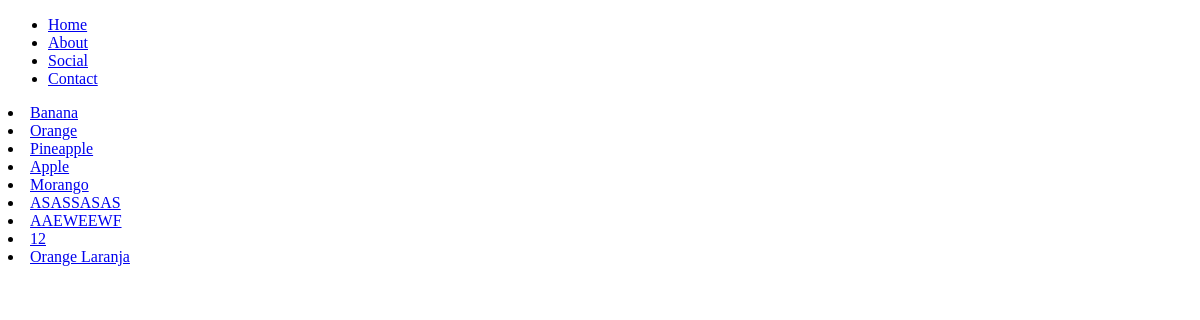
Before: /products/ with the older database file.
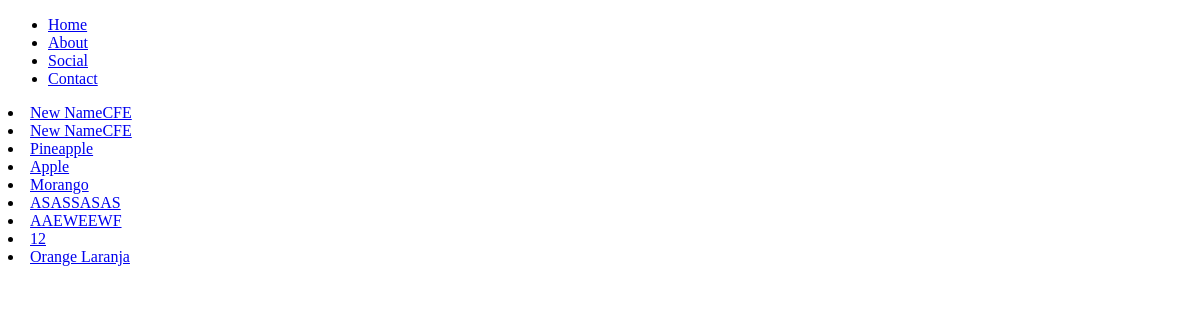
After: the same page with the newer database file.
### products/models.py (models this page shows, shortened)
class Product(models.Model):
    name        = models.CharField(max_length=120)
    description = models.TextField(blank=True, null=True)
    price       = models.DecimalField(decimal_places=2, max_digits=10000)
    summary     = models.TextField(blank=True, null=False)
    featured    = models.BooleanField(default=True) # null=True, default=True
    def get_absolute_url(self):
        return reverse("products:product_detail", kwargs={"id": self.id})  #f"/product/{self.id}"

### products/views.py (the view)
# urls.py: path('', product_list_view, name="product_list"),
def product_list_view(request):
    products = Product.objects.all()
    context = {
       "products": products
    }
    return render(request, "products/product_list.html", context)

### products/templates/products/product_list.html
{% extends 'base.html' %}
{% block content %}
    {% for instance in products  %}
        <li><a href="{{ instance.get_absolute_url }}">{{ instance.name }}</a></li>
    {% endfor %}
{% endblock%}

Changed rows visible on the page:
changed Product (number 1 of 9 on the later page): name "Banana" → "New NameCFE"
changed Product (number 2 of 9 on the later page): name "Orange" → "New NameCFE"
